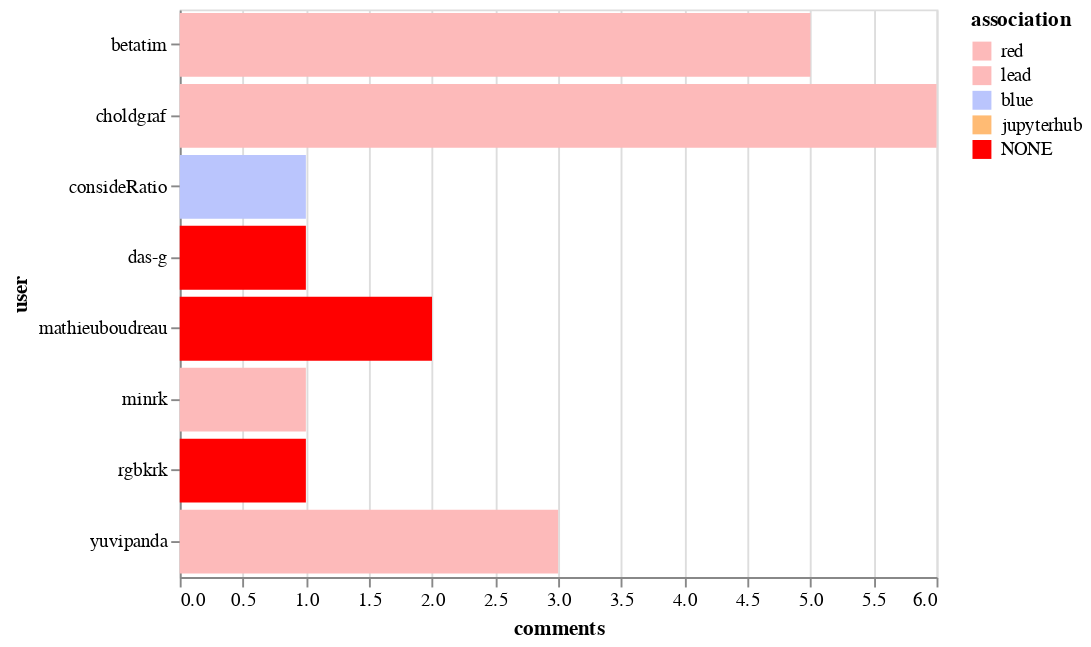

Notebook code for this chart:
### Markdown cell above
## Top commenters

### Code cell
alt.Chart(top_commenters).mark_bar().encode(
    x='comments',
    y='user',
    color=alt.Color('association', sort=["CONTRIBUTOR", "MEMBER", "NONE"], scale=color_scale)
)

### Figure 1 — Vega-Lite specification as saved in the notebook (floating-point values rounded to 4 significant figures)
{"$schema": "https://vega.github.io/schema/vega-lite/v2.6.0.json", "config": {"view": {"height": 300, "width": 400}}, "data": {"name": "data-cea973901d04293050f14bcc5365f7bf"}, "datasets": {"data-cea973901d04293050f14bcc5365f7bf": [{"association": "red", "comments": 6, "user": "choldgraf"}, {"association": "red", "comments": 5, "user": "betatim"}, {"association": "red", "comments": 3, "user": "yuvipanda"}, {"association": "NONE", "comments": 2, "user": "mathieuboudreau"}, {"association": "NONE", "comments": 1, "user": "rgbkrk"}, {"association": "lead", "comments": 1, "user": "minrk"}, {"association": "NONE", "comments": 1, "user": "das-g"}, {"association": "blue", "comments": 1, "user": "consideRatio"}]}, "encoding": {"color": {"field": "association", "scale": {"domain": ["red", "lead", "blue", "jupyterhub", "NONE"], "range": ["#fdbaba", "#fdbaba", "#bac5fd", "#ffbb74", "red"]}, "sort": ["CONTRIBUTOR", "MEMBER", "NONE"], "type": "nominal"}, "x": {"field": "comments", "type": "quantitative"}, "y": {"field": "user", "type": "nominal"}}, "mark": "bar"}
